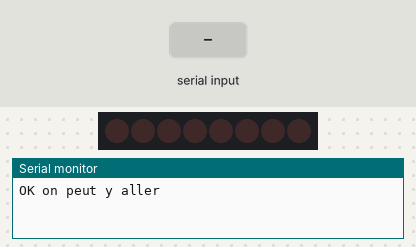
The sketch below on a simulated Arduino Uno, built with avr-gcc and run on an emulated ATmega328P. Shown: 8 shift-register outputs drawn as a row of LEDs (first output left, lit = HIGH), the last lines printed to the serial monitor. Wiring (inferred from the names in the program): shift register (74HC595): data pin 10; shift clock pin 12; latch pin 11. Wiring (inferred from the signals the program sends): row of LEDs: on Q0, Q1, Q2, Q3, Q4, Q5, Q6, Q7. The test bench sets the inputs (shaded band).

Above: at 1.2 s.
1.3 s: "c" received over the second serial link
At 1.37 s:
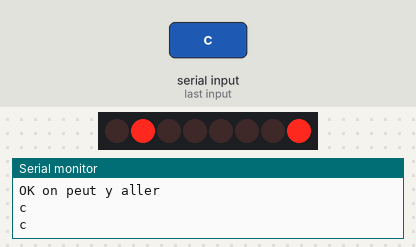
At 2.0 s:
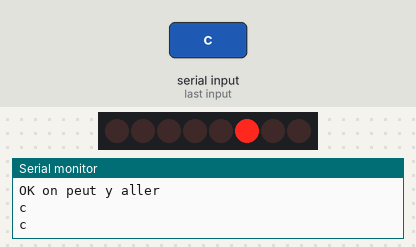
Timing chart, 0 to 13.0 s (numbered marks = the images above; inputs shaded):
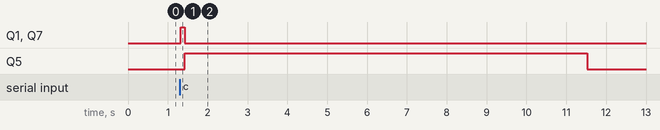

The sketch:

fini.ino
```cpp
#include<SoftwareSerial.h>

#define RX 7
#define TX 8

SoftwareSerial BlueT(RX,TX);

String reception=""; //création de l'objet String reception

String l1="0";
String c1;
String byte1;
String nombre="0000";
int resul2=0;
int po;

//Broches connectées 74HC595
const int DS = 10; // Données
const int ST_CP = 11; // Verrou
const int SH_CP = 12; // Horloge


String lettre(String car){

      if(car=="a"){
        Serial.println("A");
        return "100000";
      }

      else if(car=="b"){
        Serial.println("B");
        return "110000";
      }

      else if(car=="c"){
        return "100100";
        Serial.println("C");
      }

      else if(car=="d"){
        return "100110";
        Serial.println("D");
      }
      else if(car=="e"){
        return "100010";
        Serial.println("E");
      }

      else if(car=="f"){
         return "110100";
        Serial.println("F");
      }

      else if(car=="g"){
         return "110110";
        Serial.println("G");
      }

      else if(car=="h"){
         return "110010";
        Serial.println("H");
      }

      else if(car=="i"){
         return "010100";
        Serial.println("I");
      }

      else if(car=="j"){
        return "010110";
        Serial.println("J");
      }

      else if(car=="k"){
        return "101000";
        Serial.println("K");
      }

      else if(car=="l"){
        return "111000";
        Serial.println("L");
      }

      else if(car=="m"){
        return "101100";
        Serial.println("M");
      }

      else if(car=="n"){
        return "101110";
        Serial.println("N");
      }

      else if(car=="o"){
        return "101010";
        Serial.println("O");
      }

      else if(car=="p"){
        return "111100";
        Serial.println("P");
      }

      else if(car=="q"){
        return "111110";
        Serial.println("Q");
      }

      else if(car=="r"){
        return "111010";
        Serial.println("R");
      }

      else if(car=="s"){
       return "011100";
        Serial.println("S");
      }

      else if(car=="t"){
         return "011110";
        Serial.println("T");
      }

      else if(car=="u"){
         return "101001";
        Serial.println("U");
      }

      else if(car=="v"){
         return "111001";
        Serial.println("V");
      }

      else if(car=="w"){
         return "010111";
        Serial.println("W");
      }

      else if(car=="x"){
         return "101101";
        Serial.println("X");
      }

      else if(car=="y"){
       return "101111";
        Serial.println("Y");
      }

      else if(car=="z"){
        return "101011";
        Serial.println("Z");
      }

       else if(car=="0"){
        return "000000";
        Serial.println("0");
      }


    }


void setup()
{
  pinMode(DS, OUTPUT);
  pinMode(ST_CP, OUTPUT);
  pinMode(SH_CP, OUTPUT);
  Serial.begin(9600);
  BlueT.begin(9600);
  for(int i=0;i<8;i++){
   digitalWrite(ST_CP, LOW);
   shiftOut(DS, SH_CP, LSBFIRST, 0);
   digitalWrite(ST_CP, HIGH);
   delay(10);
  }
  Serial.println("OK on peut y aller");
}

void loop(){

  while(BlueT.available()){
    char c = char(BlueT.read());
    reception += String(c);
    delay(10); //petite attente

  }


   if(reception!=""){
      Serial.println(reception);
      for(int k=(reception.length()-1); k>=0  ; k--){
        l1=String(reception.charAt(k));

        if(l1!=""){
          Serial.println(l1);
          nombre=lettre(l1)+nombre;
        }

        delay(10);

      }


      for(int j=(nombre.length()-1); j>=0  ; j--){
        if(byte1.length()<8){
          c1=nombre.charAt(j);
          byte1=c1+byte1;
          if(j==0){
            j=j+1;
          }
          }
          else{
            if(j!=0){
              j=j+1;
            }
            for(int u=0;u<byte1.length();u++){
              int by=byte1[u]-'0';
              if(pow(2,7-u)<3){
                po=int(pow(2,7-u));
              }
              else{
                po=int(pow(2,7-u)+1);
              }
            int inter=by*po;
            resul2=resul2+inter;
         }

          digitalWrite(ST_CP, LOW);
          shiftOut(DS, SH_CP, LSBFIRST, resul2);
          digitalWrite(ST_CP, HIGH);
          delay(100);
          resul2=0;
          byte1="";
          }
      }
      reception="";
      nombre="0000";
      delay(10000);
      for(int i=0;i<8;i++){
   digitalWrite(ST_CP, LOW);
   shiftOut(DS, SH_CP, LSBFIRST, 0);
   digitalWrite(ST_CP, HIGH);
   delay(10);
  }
      Serial.println("Encore?");
    }
}
```

Measured:
- after the input at 1.3 s, Q1, Q7: LOW → HIGH at once, → LOW 0.10 s later; Q5: LOW → HIGH after 0.13 s, → LOW 10.1 s later
